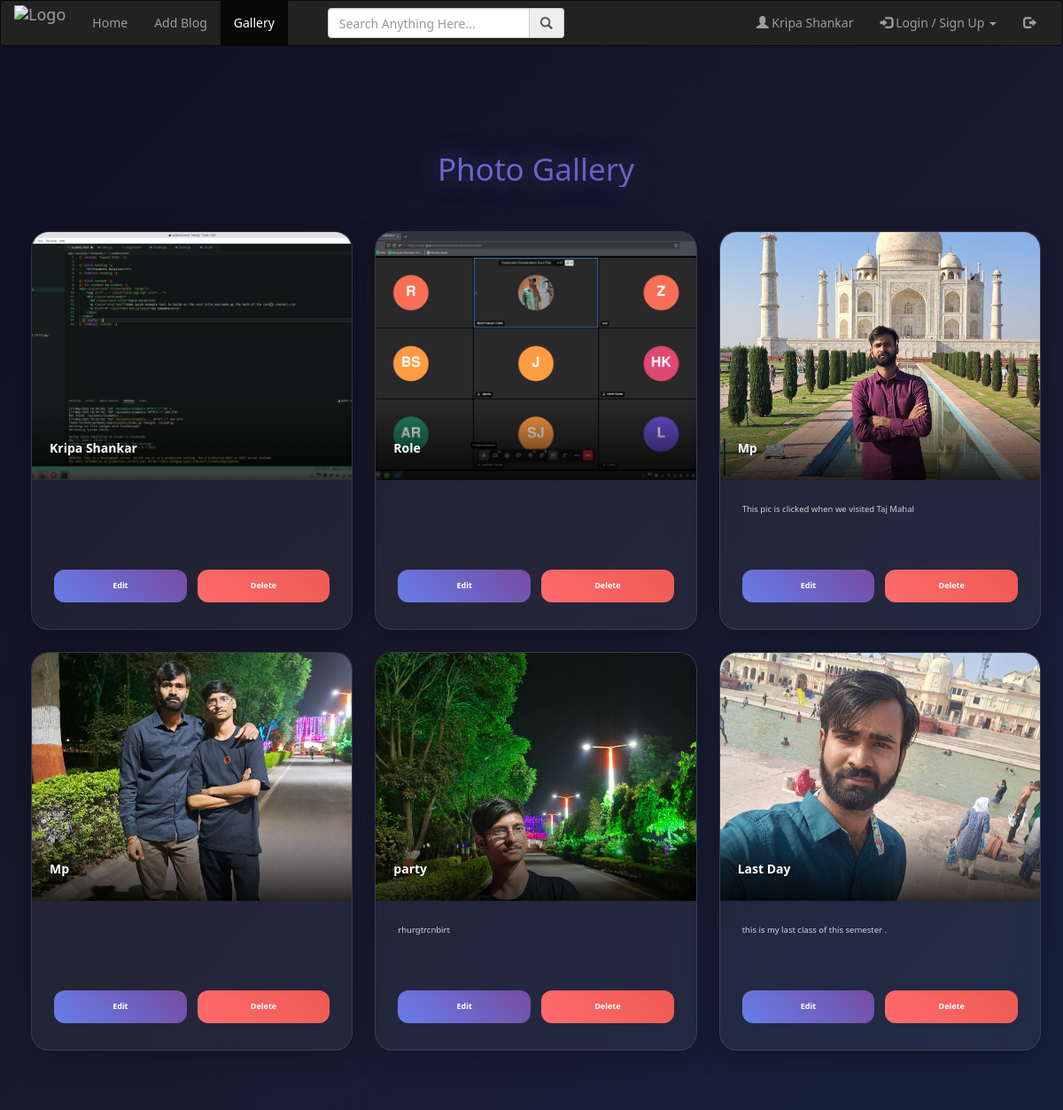
The app's page /gallery/ (signed in) with its own data.
### accounts/models.py (models this page shows, shortened)
class Blog(models.Model):
    user =  models.ForeignKey(User, on_delete=models.CASCADE)
    name = models.CharField(max_length=50,null=False,blank=False)
    messeage = models.TextField(max_length = 100)
    image = models.ImageField(upload_to="image/", height_field=None, width_field=None, max_length=None)

### accounts/views.py (the view)
# urls.py: path('gallery/', views.gallery, name="gallery"),
@login_required
def gallery(request):
    blogs = Blog.objects.all()
    return render(request,"gallery.html",{'blogs':blogs})

### accounts/templates/gallery.html (shortened to what this page needs)
{% extends 'base.html' %}
{% load static %}
{% block content %}
<div class="gallery-wrapper">
    <div class="container">
        <h1>Photo Gallery</h1>
        {% if blogs %}
        <div class="gallery-grid">
            {% for blog in blogs %}
                {% if request.user == blog.user %}
                <div class="card {% if not blog.messeage %}no-message{% endif %}">
                    <div class="card-image-wrapper">
                        <img src="{{ blog.image.url }}" alt="{{ blog.name }}" class="card-image">
                        <div class="card-overlay">
                            <h3 class="card-title">{{ blog.name }}</h3>
                        </div>
                    </div>
                    <div class="card-content">
                        {% if blog.messeage %}
                        <p class="card-text">{{ blog.messeage }}</p>
                        {% endif %}
                        <div class="card-buttons">
                            <a href="{% url 'edit' blog.id %}" class="btn btn-edit">Edit</a>
                            <a href="{% url 'delete' blog.id %}" class="btn btn-delete">Delete</a>
                        </div>
                    </div>
                </div>
                {% endif %}
            {% endfor %}
        </div>
        {% else %}
        <div class="no-blogs">
            No blogs available. Create your first gallery item!
        </div>
        {% endif %}
    </div>
</div>
{% endblock content %}

### templates/base.html (shortened to what this page needs)
{% load static %}
<!DOCTYPE html>
<html lang="en">
<head>
    <link rel="stylesheet" href="https://maxcdn.bootstrapcdn.com/bootstrap/3.3.7/css/bootstrap.min.css">
</head>
<body>
    {% block navbar %}
    <header>
        <div class="navbar navbar-inverse">
          <div class="container-fluid">
            <div class="row">
              <div class="col-lg-12">
                <div class="navbar-header">
                  <a href="#" class="navbar-brand">
                    <img src="https://static.vecteezy.com/system/resources/previews/004/701/937/non_2x/rk-letter-logo-isolated-on-white-background-vector.jpg" alt="Logo" style=" height: 40px; width: auto; display: inline-block; margin-top: -10px;">
                </a>
                </div>
                <div class="navbar-collapse collapse" id="mobile_menu">
                  <ul class="nav navbar-nav">
                    <li class="{% if request.path == '/' %}active{% endif %}">
                      <a href="{% url 'home' %}">Home</a>
                    </li>
                    <li class="{% if request.path == '/add_blog/' %}active{% endif %}">
                      <a href="{% url 'add_blog' %}">Add Blog</a>
                    </li>
                    <li class="{% if request.path == '/gallery/' %}active{% endif %}">
                      <a href="{% url 'gallery' %}">Gallery</a>
                    </li>
                  </ul>
                  <ul class="nav navbar-nav">
                    <li>
                      <form action="" class="navbar-form">
                      </form>
                    </li>
                  </ul>
                  <ul class="nav navbar-nav">
                    <li>
                      <form action="/search/" class="navbar-form">
                        <div class="form-group">
                          <div class="input-group">
                            <input type="search" name="search" id="" placeholder="Search Anything Here..." class="form-control">
                            <span class="input-group-addon"><span class="glyphicon glyphicon-search"></span></span>
                          </div>
                        </div>
                      </form>
                    </li>
                  </ul>
                  <ul class="nav navbar-nav navbar-right">
                    {% if user.is_authenticated %}
                    <li><a href="{%url "profile"%}"><span class="glyphicon glyphicon-user"></span> {{user.first_name}} {{user.last_name}}</a></li>
                    {% else %}
                    <li><a href="{%url "profile"%}"><span class="glyphicon glyphicon-user"></span>Profile</a></li>
                    {% endif %}
                    <li><a href="#" class="dropdown-toggle" data-toggle="dropdown"><span class="glyphicon glyphicon-log-in"></span> Login / Sign Up <span class="caret"></span></a>
                    </li>
                    {% if user.is_authenticated %}
                    <li><a href="{% url "logout"%}">
                      <span class="glyphicon glyphicon-log-out"></span>
                    </a></li>
                    {% endif %}
                  </ul>
                </div>
              </div>
            </div>
          </div>
        </div>
    </header>
    {% endblock navbar %}
    {% block content %}{% endblock content %}
</body>
</html>

### accounts/templates/gallery.html (style rules this page uses)
* { margin: 0; padding: 0; box-sizing: border-box; }
body { font-family: 'Segoe UI', Tahoma, Geneva, Verdana, sans-serif; background: linear-gradient(135deg, #0f0f23 0%, #1a1a2e 50%, #16213e 100%); color: #e0e0e0; min-height: 100vh; padding: 0; }
.navbar, .navbar-inverse { margin-bottom: 0; }
.gallery-wrapper { padding: 80px 20px 40px; min-height: calc(100vh - 70px); }
.container { max-width: 1400px; margin: 0 auto; padding: 0 15px; }
h1 { text-align: center; font-size: clamp(2rem, 5vw, 3.5rem); margin: 40px 0 50px 0; background: linear-gradient(45deg, #667eea 0%, #764ba2 100%); -webkit-background-clip: text; -webkit-text-fill-color: transparent; background-clip: text; text-shadow: 0 0 30px rgba(102, 126, 234, 0.5); }
.gallery-grid { display: grid; grid-template-columns: repeat(auto-fit, minmax(320px, 1fr)); gap: 25px; padding-bottom: 40px; }
.card { background: rgba(255, 255, 255, 0.05); backdrop-filter: blur(15px); border-radius: 20px; overflow: hidden; box-shadow: 0 8px 32px rgba(0, 0, 0, 0.3); border: 1px solid rgba(255, 255, 255, 0.1); transition: all 0.4s cubic-bezier(0.175, 0.885, 0.32, 1.275); position: relative; height: 450px; display: flex; flex-direction: column; }
.card-image-wrapper { height: 280px; overflow: hidden; position: relative; flex-shrink: 0; }
.card-image { width: 100%; height: 100%; object-fit: cover; transition: transform 0.6s ease; }
.card-overlay { position: absolute; bottom: 0; left: 0; right: 0; background: linear-gradient(transparent, rgba(0,0,0,0.8)); padding: 25px 20px 20px; color: white; }
.card-title { font-size: 1.4rem; font-weight: 700; margin-bottom: 8px; text-shadow: 0 2px 4px rgba(0,0,0,0.5); }
.card-content { padding: 25px 25px 30px; flex: 1; display: flex; flex-direction: column; position: relative; }
.card-text { flex: 0 0 auto; font-size: 0.95rem; line-height: 1.6; overflow: hidden; display: -webkit-box; -webkit-line-clamp: 4; -webkit-box-orient: vertical; margin-bottom: 20px; color: #d1d5db; }
.card-buttons { display: flex; gap: 12px; margin-top: auto; }
.btn { flex: 1; padding: 12px 20px; border: none; border-radius: 12px; font-weight: 600; font-size: 0.9rem; cursor: pointer; transition: all 0.3s ease; text-decoration: none; display: inline-flex; align-items: center; justify-content: center; gap: 8px; text-align: center; }
.btn-edit { background: linear-gradient(45deg, #667eea, #764ba2); color: white; }
.btn-delete { background: linear-gradient(45deg, #ff6b6b, #ee5a52); color: white; }
.card::before { content: ''; position: absolute; top: 0; left: -100%; width: 100%; height: 100%; background: linear-gradient(90deg, transparent, rgba(255,255,255,0.1), transparent); transition: left 0.5s; z-index: 1; }

### records on screen
Blog: image (picture), name "Kripa Shankar"
Blog: image (picture), name "Role"
Blog: image (picture), name "Mp", messeage "This pic is clicked when we visited Taj Mahal"
Blog: image (picture), name "Mp"
Blog: image (picture), name "party", messeage "rhurgtrcnbirt"
Blog: image (picture), name "Last Day", messeage "this is my last class of this semester ."

### other values on screen
{{ user.first_name }} "Kripa"
{{ user.last_name }} "Shankar"
